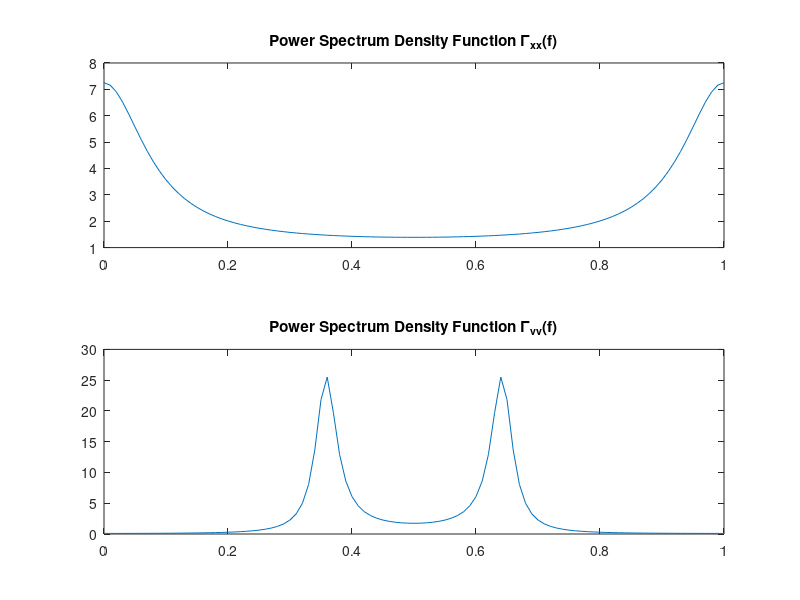

Recreate this plot in MATLAB.
clear all
%% Computation for the first PSD function
Txx1 = []; % Assign matrix for the first PSD function
MAX = 1; % Maximum of f in PSD 
for f = 0 : 0.01 : MAX
    T = 2.195 * (abs((1-0.273*exp(-1i*2*pi*f))/(1-0.6*exp(-1i*2*pi*f))))^2;
    Txx1 = [Txx1, T];
end
%% Computation for the second PSD function
% Yule-Walker Method
A = [0.4171; 0.1654]\[0.5196,0.4171; 0.4171,0.5196]; 
var = 0.5196 + A(1,1)*0.4171 + A(1,2)*0.1654;
Txx2 = []; % Assign matrix for the second PSD function
for f = 0:0.01:MAX
    sum = 0;
    for k = 1:2
        sum = sum + A(1,k) * exp(-1i*2*pi*f*k);
    end
    T = var/(abs(1+sum))^2;
    Txx2 = [Txx2, T];
end
%% Plot both above PSD functions
subplot(2,1,1),plot(0:0.01:MAX, Txx1(1,1:length(Txx1)))
title('Power Spectrum Density Function \Gamma_{xx}(f)')
subplot(2,1,2),plot(0:0.01:MAX, Txx2(1,1:length(Txx2)))
title('Power Spectrum Density Function \Gamma_{vv}(f)')